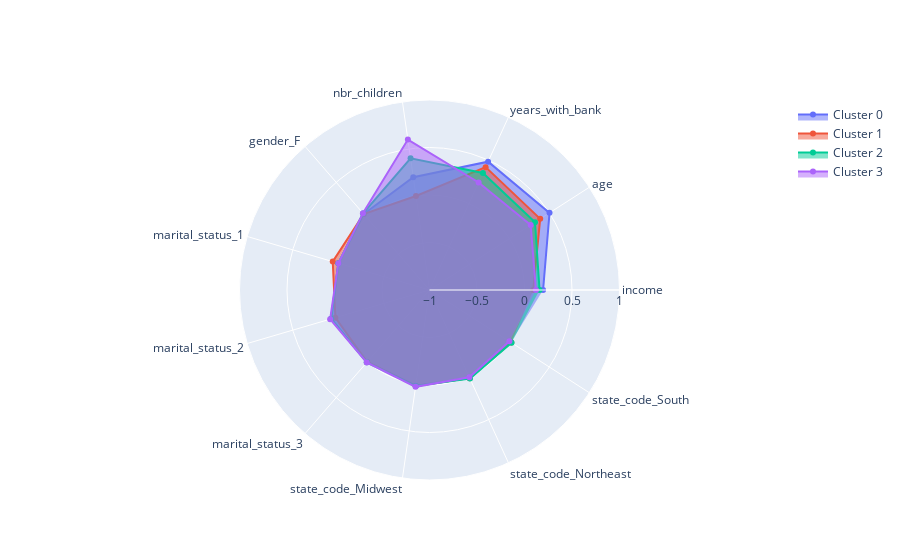

The code cell stored with this chart in its notebook:
### Code cell
#Radar plot for DBSCAN
features = list(means3.columns)

fig = go.Figure()

clusters=[0,1,2,3]

for c in clusters:
    fig.add_trace(go.Scatterpolar(
          r=list(means3.loc[c]),
          theta=features,
          fill='toself',
          name='Cluster '+str(c)
    ))

fig.update_layout(
      polar=dict(
        radialaxis=dict(
          visible=True,
          range=[-1, 1]
        )),
      showlegend=True
    )

fig.show()

### Figure 1 — Plotly figure (JSON) as saved in the notebook; plotly's stock layout.template omitted (floating-point values rounded to 4 significant figures)
{"data": [{"fill": "toself", "name": "Cluster 0", "r": [0.1956, 0.5019, 0.4847, 0.2, 0.05797, 0, 0.08116, 0.002899, 0.01739, 0.01884, 0.01884], "theta": ["income", "age", "years_with_bank", "nbr_children", "gender_F ", "marital_status_1", "marital_status_2", "marital_status_3", "state_code_Midwest", "state_code_Northeast", "state_code_South"], "type": "scatterpolar"}, {"fill": "toself", "name": "Cluster 1", "r": [0.09189, 0.3851, 0.4218, 0, 0.05785, 0.06159, 0.03232, 0.002576, 0.02155, 0.02014, 0.02365], "theta": ["income", "age", "years_with_bank", "nbr_children", "gender_F ", "marital_status_1", "marital_status_2", "marital_status_3", "state_code_Midwest", "state_code_Northeast", "state_code_South"], "type": "scatterpolar"}, {"fill": "toself", "name": "Cluster 2", "r": [0.1586, 0.3201, 0.3542, 0.4, 0.06719, 0, 0.07812, 0.007812, 0.02188, 0.025, 0.02656], "theta": ["income", "age", "years_with_bank", "nbr_children", "gender_F ", "marital_status_1", "marital_status_2", "marital_status_3", "state_code_Midwest", "state_code_Northeast", "state_code_South"], "type": "scatterpolar"}, {"fill": "toself", "name": "Cluster 3", "r": [0.1209, 0.2658, 0.2444, 0.6, 0.07, 0, 0.09, 0.01, 0.03, 0.01, 0], "theta": ["income", "age", "years_with_bank", "nbr_children", "gender_F ", "marital_status_1", "marital_status_2", "marital_status_3", "state_code_Midwest", "state_code_Northeast", "state_code_South"], "type": "scatterpolar"}], "layout": {"autosize": true, "polar": {"angularaxis": {"type": "category"}, "radialaxis": {"autorange": false, "range": [-1, 1], "type": "linear", "visible": true}}, "showlegend": true}}
